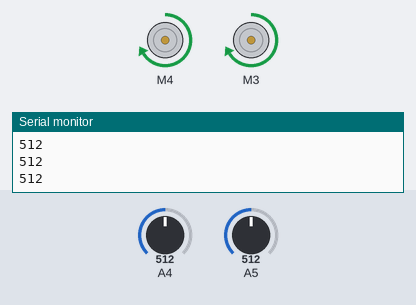
Bench run of a sketch on a simulated Arduino Uno, built with avr-gcc and run on an emulated ATmega328P. Parts: 2 × DC motor (green arrow = forward, orange = backward, longer = faster), the last lines printed to the serial monitor. The test bench sets the inputs (shaded band); at power-on: A4 = 512, A5 = 512.

Above: at 1.2 s.
1.3 s: A4 set to 415
2.8 s: A4 set to 386
At 3.5 s:
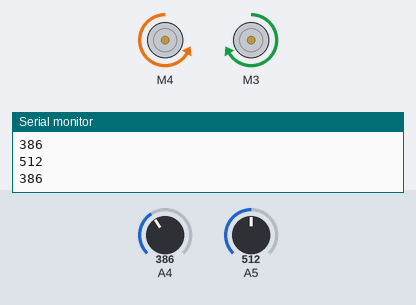
4.3 s: A5 set to 414
5.8 s: A5 set to 393
At 7.0 s:
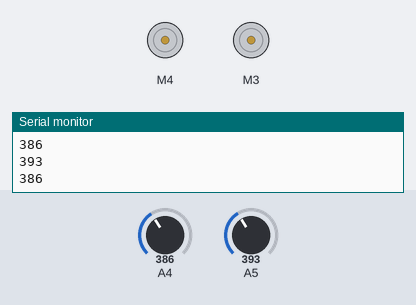
7.3 s: A4 set to 410
At 8.2 s:
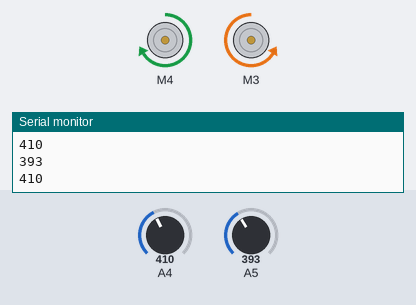
8.8 s: A4 set to 390
At 9.3 s:
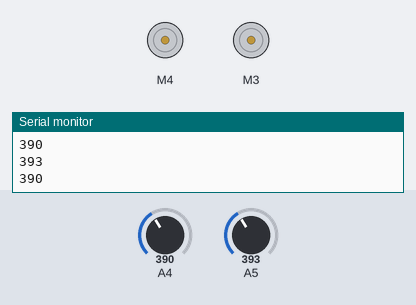
Timing chart, 0 to 11.3 s (numbered marks = the images above; inputs shaded):
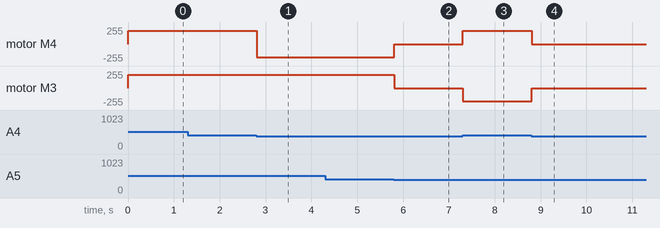

The sketch:

linefolower.ino
```cpp
#include <AFMotor.h>
AF_DCMotor motor1(4, MOTOR12_8KHZ);
AF_DCMotor motor2(3, MOTOR12_8KHZ);


void setup() {
  motor1.setSpeed(200);
  motor2.setSpeed(200);
  pinMode(A4,INPUT);
  pinMode(A5,INPUT);
  Serial.begin(9600);
}

void loop(){
  Serial.println(analogRead(A4));
  Serial.println(analogRead(A5));

  if(analogRead(A4)<=400 && analogRead(A5)<=400){
    motor1.run(RELEASE);
    motor2.run(RELEASE);
  }
  else if(analogRead(A4)<=400 && !analogRead(A5)<=400){
    // jis direction m turn karna h us direction wali motor rukegi or dusri sidhi aage chlegi
    motor1.run(BACKWARD);
    motor2.run(FORWARD);
  }
  else if(!analogRead(A4)<=400 && analogRead(A5)<=400){
    motor1.run(FORWARD);
    motor2.run(BACKWARD);
  }
  else if(!analogRead(A4)<=400 && !analogRead(A5)<=400){
    motor1.run(FORWARD);
    motor2.run(FORWARD);
  }

}
```

Measured:
- the behaviour switches between 401 and 400 on A4 (found by bisection; images 0 and 1)
- the behaviour switches between 401 and 400 on A5 (found by bisection; images 1 and 2)
- after the input at 2.8 s, motor M4: forward 200/255 → backward 200/255 at once
- after the input at 5.8 s, motor M4: backward 200/255 → stopped at once; motor M3: forward 200/255 → stopped at once
- after the input at 7.3 s, motor M4: stopped → forward 200/255 at once; motor M3: stopped → backward 200/255 at once
- after the input at 8.8 s, motor M4: forward 200/255 → stopped at once; motor M3: backward 200/255 → stopped at once
